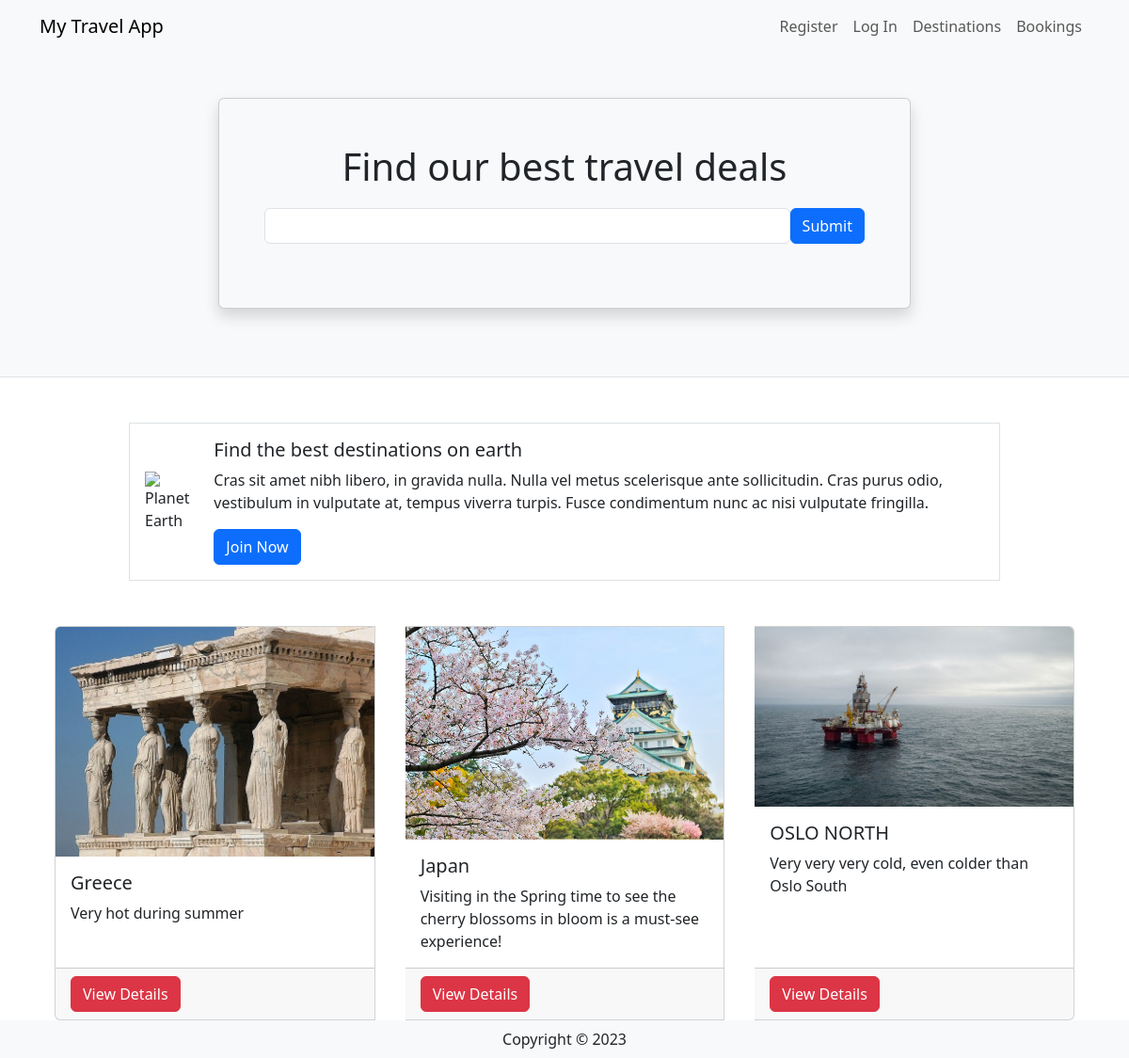
Before: / with the older database file.
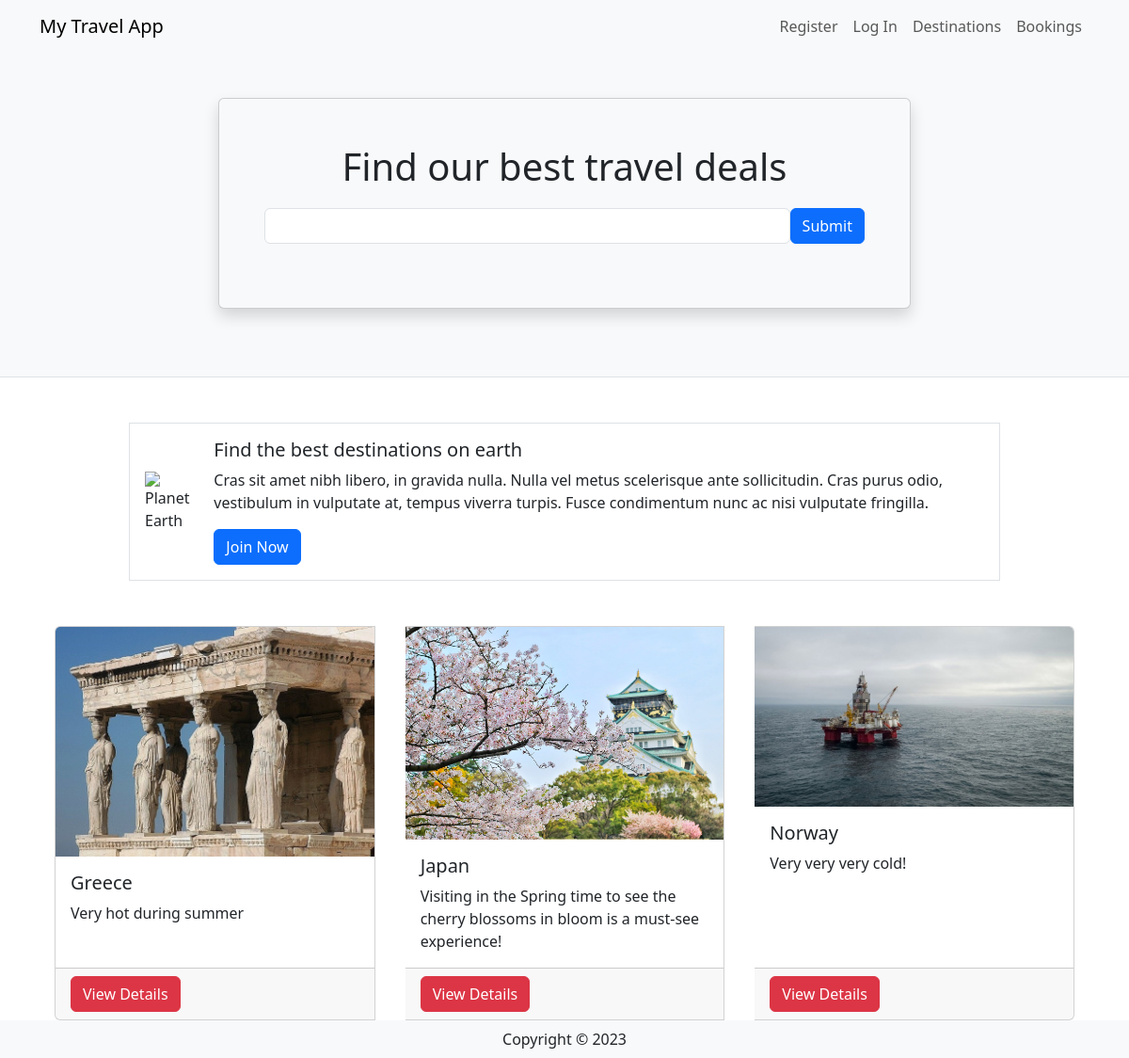
After: the same page with the newer database file.
### travel/models.py (models this page shows, shortened)
class Destination(db.Model):
    __tablename__ = 'destinations'
    id = db.Column(db.Integer, primary_key=True)
    name = db.Column(db.String(80))
    description = db.Column(db.String(200))
    image = db.Column(db.String(400))
    currency = db.Column(db.String(3))
    comments = db.relationship('Comment', backref='destination')

### travel/views.py (the view)
@mainbp.route('/')
def index():
    destinations = db.session.scalars(db.select(Destination)).all()
    return render_template('index.html', destinations=destinations)

### travel/templates/index.html
{% extends 'base.html' %}
{% block header %}
      <div class="container">
         <div class="row justify-content-center mt-5 pb-4">
            <div class="col-md-8">
               <div class="card shadow p-5 mb-5 bg-light">
                  <h1 class="text-center mb-3">Find our best travel deals</h1>
                  <form class="form-inline d-flex flex-nowrap" action="{{url_for('main.search')}}" >
                     <input type="text" name="search" class="form-control flex-grow-1 my-1 mr-sm-2" id="SearchForm">
                     <button type="submit" class="flex-shrink-1 btn btn-primary my-1">Submit</button>
                   </form>
               </div>
            </div>
         </div>
      </div>
{% endblock %}
{% block content %}
      <div class="container">
         <div class="row mt-5 mb-5 justify-content-center">
            <div class="col-md-10">
               <div class="media border p-3 d-flex justify-content-start">
                  <img class="align-self-center me-3" style="max-width:120px"
                     src="https://upload.wikimedia.org/wikipedia/commons/thumb/2/22/Earth_Western_Hemisphere_transparent_background.png/600px-Earth_Western_Hemisphere_transparent_background.png"
                     alt="Planet Earth">
                  <div class="align-self-center media-body">
                     <h5 class="mt-0">Find the best destinations on earth</h5>
                     <p class="d-none d-sm-block">Cras sit amet nibh libero, in gravida nulla. Nulla vel metus
                        scelerisque ante sollicitudin. Cras purus odio, vestibulum in vulputate at, tempus viverra
                        turpis. Fusce condimentum nunc ac nisi vulputate fringilla.</p>
                     <a href="#" class="btn btn-primary">Join Now</a>
                  </div>
               </div>
            </div>
         </div>
         <div class="card-group">
            {% for destination in destinations %}
            <div class="card mx-3">
               <img class="card-img-top"
                  src="{{ destination.image }}" alt="destination picture">
               <div class="card-body">
                  <h5 class="card-title">{{ destination.name }}</h5>
                  <p class="card-text">{{ destination.description }}</p>
               </div>
               <div class="card-footer"><a href="{{ url_for('destination.show', id=destination.id) }}" class ="btn btn-danger"> View Details </a></div>
            </div>
            {% endfor %}
         </div>
      </div>
{% endblock %}

### travel/templates/base.html (shortened to what this page needs)
<html>
<head>
   <link href="https://cdn.jsdelivr.net/npm/bootstrap@5.3.2/dist/css/bootstrap.min.css" rel="stylesheet">
</head>
<body>
   <header class="bg-light border-bottom">
      <nav class="navbar navbar-expand-lg navbar-light bg-light">
         <div class="container">
            <a href="/" class="navbar-brand">My Travel App</a>
            <div class="collapse navbar-collapse justify-content-end" id="navbarSupportedContent">
               <div class="navbar-nav ml-auto">
                  {% if current_user.is_authenticated %}
                     <a class="nav-item nav-link disabled text-muted" href="#">Welcome {{current_user.name}}</a>
                     <a class="nav-item nav-link" href="{{ url_for('auth.logout') }}">Log Out</a>
                  {% else %}
                     <a class="nav-item nav-link" href="{{ url_for('auth.register') }}">Register</a>
                     <a class="nav-item nav-link" href="{{ url_for('auth.login') }}">Log In</a>
                  {% endif %}
                  <a class="nav-item nav-link" href="{{ url_for('destination.create') }}">Destinations</a>
                  <a class="nav-item nav-link" href="#">Bookings</a>
               </div>
            </div>
         </div>
      </nav>
      {% block header %}
      {% endblock %}
   </header>
   {% block content %}
   {% endblock %}
    <footer class="footer">
        <div class="text-center py-2 bg-light">
            <span class="text-dark">Copyright &copy; {{ year }}</span>
        </div>
    </footer>
   </body>
</html>

Changed rows visible on the page:
changed Destination: name "OSLO NORTH" → "Norway"; description "Very very very cold, even colder than Oslo South" → "Very very very cold!"
